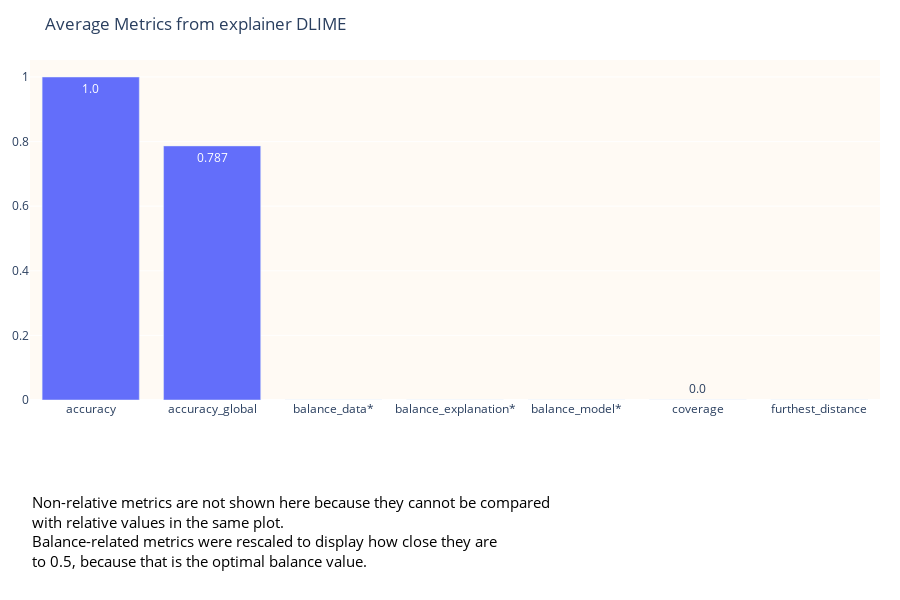

The notebook cell this image was saved under:
### Code cell
print_metrics(metric_data, plot="bar", explainer='DLIME')

### Figure 1 — Plotly figure (JSON) as saved in the notebook; plotly's stock layout.template omitted (floating-point values rounded to 4 significant figures)
{"data": [{"text": ["1.0", "0.787", "0.0", "0.0", "0.0", "0.0", "0.0"], "textposition": "auto", "type": "bar", "x": ["accuracy", "accuracy_global", "balance_data*", "balance_explanation*", "balance_model*", "coverage", "furthest_distance"], "y": [1.0, 0.7866, 2.385e-11, 0, 2.385e-11, 4.387e-05, 1.746e-08]}], "layout": {"annotations": [{"align": "left", "font": {"color": "black", "size": 15}, "showarrow": false, "text": "Non-relative metrics are not shown here because they cannot be compared<br>with relative values in the same plot.<br>Balance-related metrics were rescaled to display how close they are<br>to 0.5, because that is the optimal balance value.", "textangle": 0, "x": 0, "xanchor": "left", "xref": "paper", "y": -0.51, "yref": "paper"}], "height": 600, "margin": {"b": 200, "l": 20, "r": 20, "t": 60}, "plot_bgcolor": "#fffaf4", "title": {"text": "Average Metrics from explainer DLIME"}}}
